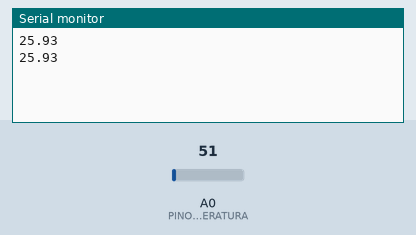
Bench run of a sketch on a simulated Arduino Uno, built with avr-gcc and run on an emulated ATmega328P. Parts: the last lines printed to the serial monitor. Inputs (shaded band) come from the test bench; at power-on: A0 (PINO_SENSOR_TEMPERATURA) = 51.

Above: at 1.8 s.
1.9 s: A0 (PINO_SENSOR_TEMPERATURA) set to 61
At 2.3 s:
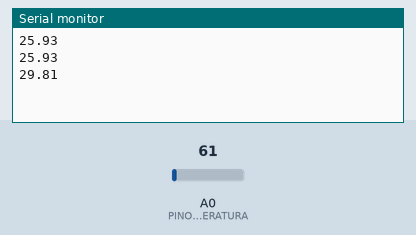
3.4 s: A0 (PINO_SENSOR_TEMPERATURA) set to 71
At 4.8 s:
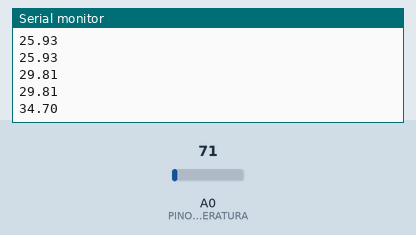
Timing chart, 0 to 6.4 s (numbered marks = the images above; inputs shaded):
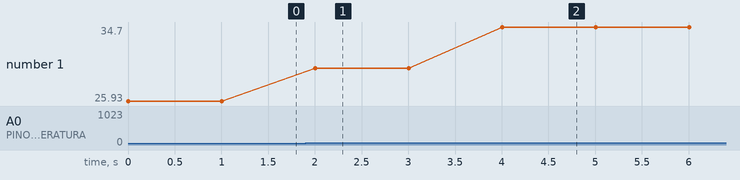

Measured:
- after the input at 1.9 s, the serial monitor: prints a new line after 0.10 s (image 1)
- after the input at 3.4 s, the serial monitor: prints a new line after 0.60 s (image 2)
- plotted number 1: 25.93 → 29.81 after the input at 1.9 s, 29.81 → 34.7 after the input at 3.4 s

The sketch:

LM35.ino
```cpp
// Definição da variável para recebimento dos dados da porta analógica A0
const int PINO_SENSOR_TEMPERATURA = A0;

// Definição da variável do tipo float (aceitar valores decimais) para alocar a temperatura futuramente.
float temperaturaCelsius;

// Função para inicializar junto do programa. Irá rodar apenas uma vez.
void setup(){

  Serial.begin(9600); // Inicialização do Arduino

}

// Função que vai se repetir enquanto o código se manter aberto
void loop() {

  // Variável para leitura dos dados da porta analógica A0 definida no começo do código
  int valorLeitura = analogRead(PINO_SENSOR_TEMPERATURA);

  // Conversão dos dados recebidos pela leitura para ºC
  temperaturaCelsius = (valorLeitura * 5.0 / 1023.0) / 0.01;

  // Variável para valor fixo de temperatura máxima que o grão pode atingir enquanto se mantém saudável.
  int tempMaxima = 30;

  // Variável para valor fixo de temperatura mínima que o grão pode atingir enquanto se mantém saudável.
  int tempMinima = 20;

  // Variável para valor ideal da temperatura do grão para maior eficiência do grão.
  int tempIdeal = 25;


  // Bloco de estrutura de decisão. Temperaturas entre 25°C e 23°C serão acrescidas em 1°C e entre 27°C e 26°C diminuidas em 1°C apenas para demonstração.
  if (temperaturaCelsius >= 23){

    if (temperaturaCelsius <= 25){

      temperaturaCelsius += 1;

    }

    else if (temperaturaCelsius <= 27){

      temperaturaCelsius -= 1;

    }

  };

 //Serial.print("Temp_Atual:"); // Nome da label (rótulo) para temperatura atual. Sintaxe: ("nome_da_label:"). ATENÇÃO: o caractere ":" é indispensável.
 Serial.println(temperaturaCelsius); // Registro do valor para a label Temp_Atual
 //Serial.print(","); // Necessário para divisão das labels e valores
 //Serial.print("Temp_Ideal:"); // Label para temperatura ideal
 //Serial.print(tempIdeal); // Registro do valor para a label Temp_Ideal
 //Serial.print(","); // Necessário para divisão das labels e valores
 //Serial.print("Temp_Maxima:"); // Label para temperatura máxima
 //Serial.print(tempMaxima); // Registro do valor para a label Temp_Maxima
 //Serial.print(","); // Necessário para divisão das labels e valores
 //Serial.print("Temp_Minima:"); // Label para temperatura mínima
 //Serial.println(tempMinima); // Use Serial.println(). Registro do valor para a label Temp_Minima

  delay(1000); // Tempo de "descanso" entre uma execução e outra do loop.

}
```
